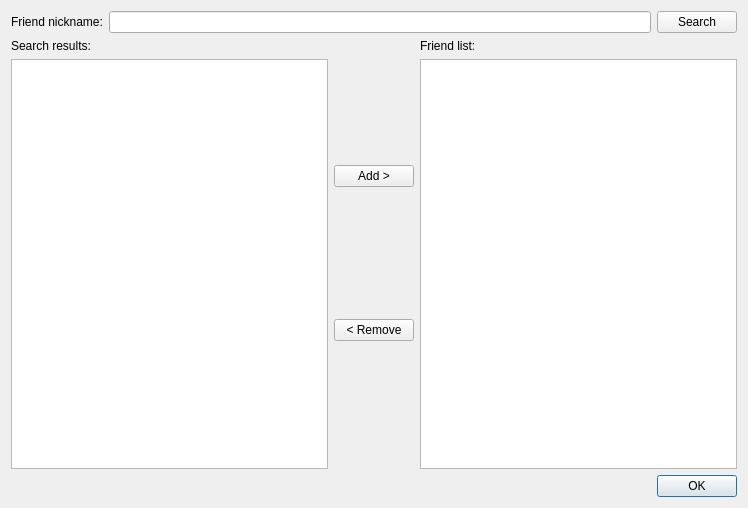
<?xml version="1.0" encoding="UTF-8"?>
<ui version="4.0">
 <class>Dialog</class>
 <widget class="QDialog" name="Dialog">
  <property name="geometry">
   <rect>
    <x>0</x>
    <y>0</y>
    <width>748</width>
    <height>508</height>
   </rect>
  </property>
  <property name="windowTitle">
   <string>Add friends</string>
  </property>
  <layout class="QVBoxLayout" name="verticalLayout_4">
   <item>
    <layout class="QHBoxLayout" name="horizontalLayout_2">
     <item>
      <widget class="QLabel" name="label">
       <property name="text">
        <string>Friend nickname:</string>
       </property>
      </widget>
     </item>
     <item>
      <widget class="QLineEdit" name="lineEdit"/>
     </item>
     <item>
      <widget class="QPushButton" name="pushButton">
       <property name="text">
        <string>Search</string>
       </property>
      </widget>
     </item>
    </layout>
   </item>
   <item>
    <layout class="QHBoxLayout" name="horizontalLayout">
     <item>
      <layout class="QVBoxLayout" name="verticalLayout_2">
       <item>
        <widget class="QLabel" name="label_3">
         <property name="text">
          <string>Search results:</string>
         </property>
        </widget>
       </item>
       <item>
        <widget class="QTableView" name="tableView">
         <property name="minimumSize">
          <size>
           <width>100</width>
           <height>150</height>
          </size>
         </property>
        </widget>
       </item>
      </layout>
     </item>
     <item>
      <layout class="QVBoxLayout" name="verticalLayout_3">
       <item>
        <widget class="QPushButton" name="pushButton_2">
         <property name="text">
          <string>Add &gt;</string>
         </property>
        </widget>
       </item>
       <item>
        <widget class="QPushButton" name="pushButton_3">
         <property name="text">
          <string>&lt; Remove</string>
         </property>
        </widget>
       </item>
      </layout>
     </item>
     <item>
      <layout class="QVBoxLayout" name="verticalLayout">
       <item>
        <widget class="QLabel" name="label_2">
         <property name="text">
          <string>Friend list:</string>
         </property>
        </widget>
       </item>
       <item>
        <widget class="QListView" name="listView">
         <property name="minimumSize">
          <size>
           <width>100</width>
           <height>150</height>
          </size>
         </property>
        </widget>
       </item>
      </layout>
     </item>
    </layout>
   </item>
   <item>
    <widget class="QDialogButtonBox" name="buttonBox">
     <property name="orientation">
      <enum>Qt::Horizontal</enum>
     </property>
     <property name="standardButtons">
      <set>QDialogButtonBox::Ok</set>
     </property>
    </widget>
   </item>
  </layout>
 </widget>
 <resources/>
 <connections>
  <connection>
   <sender>buttonBox</sender>
   <signal>accepted()</signal>
   <receiver>Dialog</receiver>
   <slot>accept()</slot>
   <hints>
    <hint type="sourcelabel">
     <x>257</x>
     <y>498</y>
    </hint>
    <hint type="destinationlabel">
     <x>157</x>
     <y>274</y>
    </hint>
   </hints>
  </connection>
  <connection>
   <sender>buttonBox</sender>
   <signal>rejected()</signal>
   <receiver>Dialog</receiver>
   <slot>reject()</slot>
   <hints>
    <hint type="sourcelabel">
     <x>325</x>
     <y>498</y>
    </hint>
    <hint type="destinationlabel">
     <x>286</x>
     <y>274</y>
    </hint>
   </hints>
  </connection>
 </connections>
</ui>
